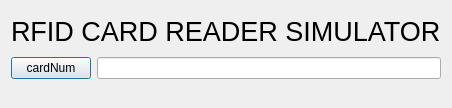
<?xml version="1.0" encoding="UTF-8"?>
<ui version="4.0">
 <class>Reader</class>
 <widget class="QDialog" name="Reader">
  <property name="geometry">
   <rect>
    <x>0</x>
    <y>0</y>
    <width>404</width>
    <height>108</height>
   </rect>
  </property>
  <property name="windowTitle">
   <string>Dialog</string>
  </property>
  <layout class="QVBoxLayout" name="verticalLayout">
   <item>
    <widget class="QLabel" name="label">
     <property name="font">
      <font>
       <pointsize>20</pointsize>
      </font>
     </property>
     <property name="text">
      <string>RFID CARD READER SIMULATOR</string>
     </property>
    </widget>
   </item>
   <item>
    <layout class="QFormLayout" name="formLayout">
     <item row="0" column="0">
      <widget class="QPushButton" name="cardNum">
       <property name="text">
        <string>cardNum</string>
       </property>
      </widget>
     </item>
     <item row="0" column="1">
      <widget class="QLineEdit" name="lineEdit"/>
     </item>
    </layout>
   </item>
  </layout>
 </widget>
 <resources/>
 <connections/>
</ui>
